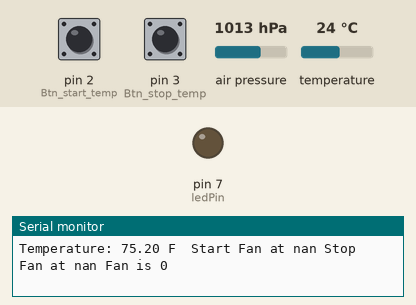
Simulated run of this sketch. Board: Arduino Uno, built with avr-gcc and run on an emulated ATmega328P. Parts: output pins drawn as LEDs (lit = HIGH), the last lines printed to the serial monitor. The test bench sets the inputs (shaded band); at power-on: pin 2 (Btn_start_temp) HIGH, temperature 24 °C, pin 3 (Btn_stop_temp) HIGH, air pressure 1013 hPa. EEPROM starts erased.

Above: at 1.8 s.
1.9 s: pin 2 (Btn_start_temp) pulled LOW for 1 s
5.3 s: temperature set to 24.8 °C
At 7.0 s:
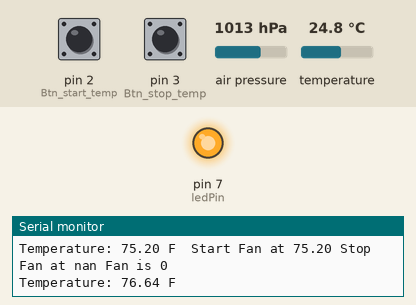
Timing chart, 0 to 8.5 s (numbered marks = the images above; inputs shaded):
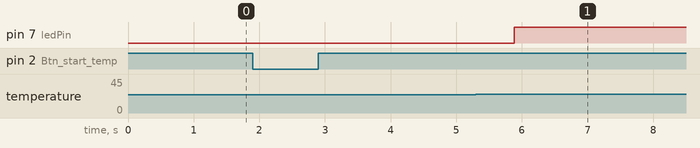

Measured:
- the behaviour switches between 24 and 24.1 °C on temperature (found by bisection; images 0 and 1)
- after the input at 5.3 s, pin 7 (ledPin): LOW → HIGH after 0.58 s

The sketch:

Sunroom_fan_ctl.ino
```cpp
#include <Wire.h>
#include <Adafruit_Sensor.h>
#include <Adafruit_BMP085_U.h>
#include <EEPROM.h>

/* This driver uses the Adafruit unified sensor library (Adafruit_Sensor),
   which provides a common 'type' for sensor data and some helper functions.

   To use this driver you will also need to download the Adafruit_Sensor
   library and include it in your libraries folder.

   You should also assign a unique ID to this sensor for use with
   the Adafruit Sensor API so that you can identify this particular
   sensor in any data logs, etc.  To assign a unique ID, simply
   provide an appropriate value in the constructor below (12345
   is used by default in this example).

   Connections
   ===========
   Connect SCL to analog 5
   Connect SDA to analog 4
   Connect VDD to 3.3V DC or VIN on BMP180 board to 5V DC
   Connect GROUND to common ground

   History
   =======
   2013/JUN/17  - Updated altitude calculations (KTOWN)
   2013/FEB/13  - First version (KTOWN)
*/

int Btn_start_temp = 2;
int Btn_stop_temp = 3;
int ledPin = 7;
int val;
int fan_status = 0;
float tempSRoomF, start_temp, stop_temp;
Adafruit_BMP085_Unified bmp = Adafruit_BMP085_Unified(10085);


/**************************************************************************/
/*
    Displays some basic information on this sensor from the unified
    sensor API sensor_t type (see Adafruit_Sensor for more information)
*/
/**************************************************************************/
void displaySensorDetails(void)
{
  sensor_t sensor;
  bmp.getSensor(&sensor);
  Serial.println("------------------------------------");
  Serial.print  ("Sensor:       "); Serial.println(sensor.name);
  Serial.print  ("Driver Ver:   "); Serial.println(sensor.version);
  Serial.print  ("Unique ID:    "); Serial.println(sensor.sensor_id);
  Serial.print  ("Max Value:    "); Serial.print(sensor.max_value); Serial.println(" hPa");
  Serial.print  ("Min Value:    "); Serial.print(sensor.min_value); Serial.println(" hPa");
  Serial.print  ("Resolution:   "); Serial.print(sensor.resolution); Serial.println(" hPa");
  Serial.println("------------------------------------");
  Serial.println("");
  delay(500);
}
/**************************************************************************/
//    SETUP    SETUP     SETUP     SETUP     SETUP    SETUP
/**************************************************************************/
void setup(void)
{
  Serial.begin(9600);
  Serial.println("Pressure Sensor Test"); Serial.println("");

  /* Initialise the sensor */
  if(!bmp.begin())
  {
    /* There was a problem detecting the BMP085 ... check your connections */
    Serial.print("Ooops, no BMP085 detected ... Check your wiring or I2C ADDR!");
    while(1);
  }

  /* Display some basic information on this sensor */
  displaySensorDetails();
  Serial.println("Sunroom_fan_ctl");
  pinMode(Btn_start_temp, INPUT);
  pinMode(Btn_stop_temp, INPUT);
  pinMode(ledPin, OUTPUT);

  EEPROM.get(0, start_temp);
  EEPROM.get(5, stop_temp);
  Serial.print("Initial start_temp - ");
  Serial.print(start_temp);
  Serial.print(" ---- stop_temp - ");
  Serial.println(stop_temp);
}

/**************************************************************************/
//    LOOP     LOOP    LOOP     LOOP     LOOP     LOOP     LOOP
/**************************************************************************/
void loop(void)
{
  /* Get a new sensor event */
  sensors_event_t event;
  bmp.getEvent(&event);

  /* Display the results (barometric pressure is measure in hPa) */
  if (event.pressure)
  {
    /* Display atmospheric pressue in hPa */
    //Serial.print("Pressure:    ");
    //Serial.print(event.pressure);
    //Serial.println(" hPa");

    /* Calculating altitude with reasonable accuracy requires pressure    *
     * sea level pressure for your position at the moment the data is     *
     * converted, as well as the ambient temperature in degress           *
     * celcius.  If you don't have these values, a 'generic' value of     *
     * 1013.25 hPa can be used (defined as SENSORS_PRESSURE_SEALEVELHPA   *
     * in sensors.h), but this isn't ideal and will give variable         *
     * results from one day to the next.                                  *
     *                                                                    *
     * You can usually find the current SLP value by looking at weather   *
     * websites or from environmental information centers near any major  *
     * airport.                                                           *
     *                                                                    *
     * For example, for Paris, France you can check the current mean      *
     * pressure and sea level at: http://bit.ly/16Au8ol                   */

    /* First we get the current temperature from the BMP085 */
    float temperature;
    bmp.getTemperature(&temperature);
    Serial.print("Temperature: ");
    //Serial.print(temperature);
    //Serial.println(" C");
    tempSRoomF = (temperature * 9.0 / 5.0) + 32.0;
    Serial.print(tempSRoomF);
    Serial.print(" F ");

    /* Then convert the atmospheric pressure, SLP and temp to altitude    */
    /* Update this next line with the current SLP for better results      */
    float seaLevelPressure = SENSORS_PRESSURE_SEALEVELHPA;
    //Serial.print("Altitude:    ");
    //Serial.print(bmp.pressureToAltitude(seaLevelPressure,
                                     //   event.pressure,
                                     //   temperature));
    //Serial.println(" m");
    //Serial.println("");
  }
  else
  {
    Serial.println("Sensor error");
  }

  val = digitalRead(Btn_start_temp);  //Serial.print(" green =  "); Serial.print(val);
  if (val == LOW)
  {
    start_temp = tempSRoomF;
    EEPROM.put(0, start_temp);
  }

  val =  digitalRead(Btn_stop_temp);  val = digitalRead(Btn_stop_temp);  //Serial.print(" red =  "); Serial.println(val);
  if (val == LOW)
  {
    stop_temp = tempSRoomF;
    EEPROM.put(5, stop_temp);
  }

  if (start_temp < tempSRoomF)
  {
    fan_status = 1;
    digitalWrite(ledPin, HIGH);
    delay(30000);
  }
    if (stop_temp > tempSRoomF)
  {
    fan_status = 0;
    digitalWrite(ledPin, LOW);
    delay(30000);
  }

  Serial.print(" Start Fan at "); Serial.print(start_temp);
  Serial.print(" Stop Fan at "); Serial.print(stop_temp);
  Serial.print(" Fan is "); Serial.println(fan_status);
  delay(1000);
}
```
